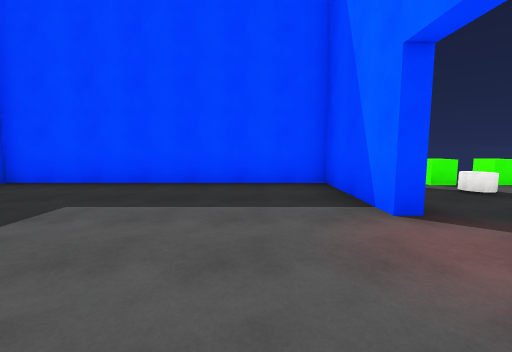
View 1 (above)

13 first-person views from a walk through a 3-D level made in the Unity game engine. The camera is 1.4 m above the floor, tilts 6° down and sees 90° across. The floor is counted in squares, 2 m on a side. Each view is taken from the middle of a square. On the plan, view 1 faces up. The plan holds only what a view shows up to about 9 squares ahead; the rest is blank. The place goes on beyond the plan. The player is left out. Door leaves are left out, so doorways stand open. Surface patterns are stand-ins for the level's own textures.

View 2
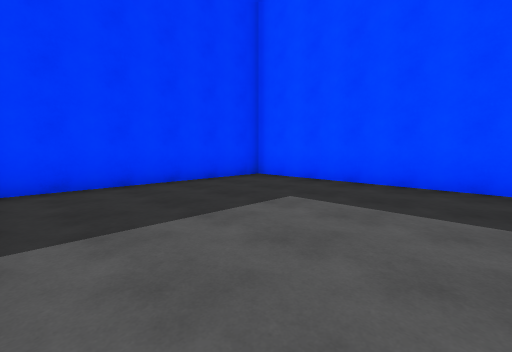

View 3
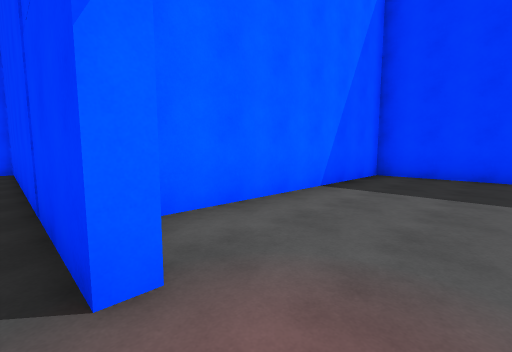

View 4
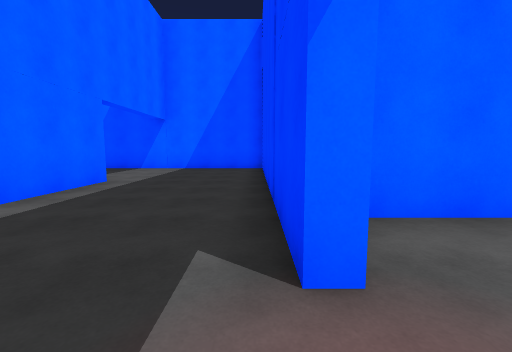

View 5
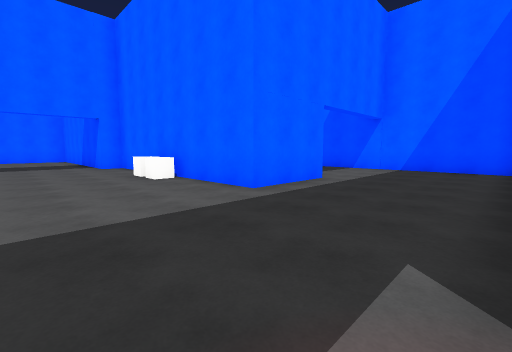

View 6
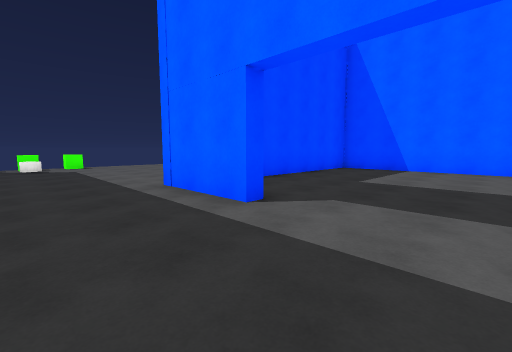

View 7
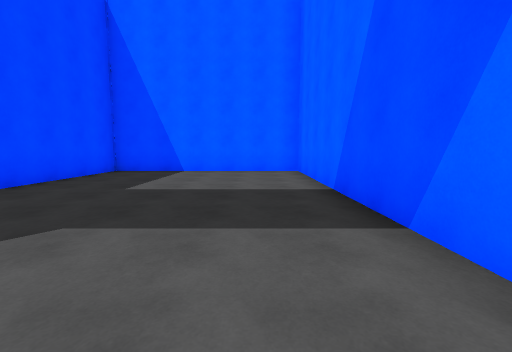

View 8
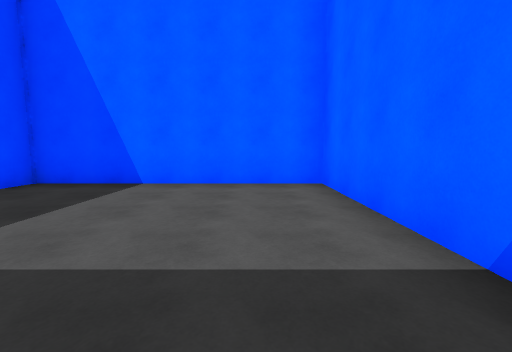

View 9
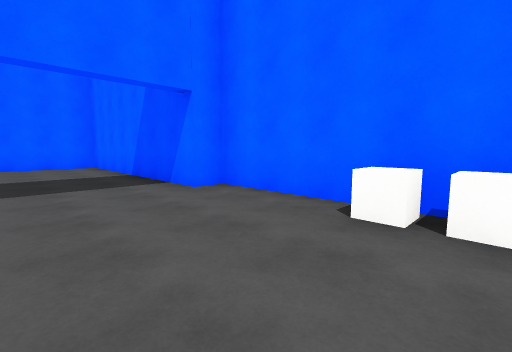

View 10
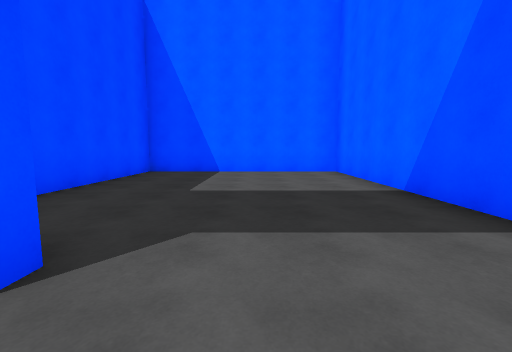

View 11
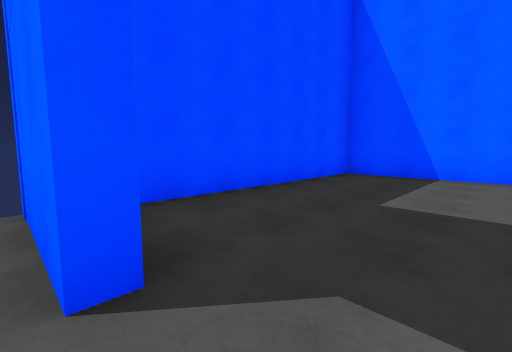

View 12
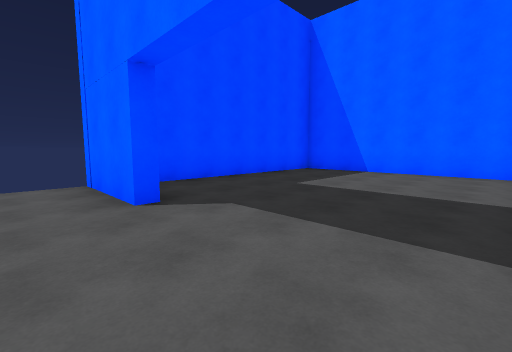

View 13
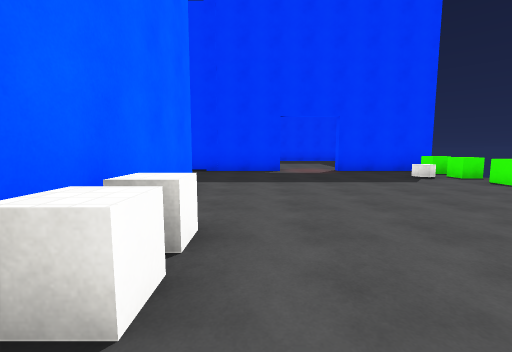

### Floor plan
Ten units are one square. View 1 is at (0, 0); x grows to the right and y downward. Boxes are objects, and circles mark ways between rooms. Rooms are numbered by the first view taken in them; rooms with no view inside come last. Other rooms are left out.
<svg viewBox="-57 -63 253 142">
<path fill="none" stroke="#000" d="M15 -26 15 -53 -52 -53 -52 6 9 6M53 36 53 12 122 12M14 -8 18 -8 18 74 55 74M122 -32 122 -58M18 -58 18 -26 15 -26M55 74 122 74 122 15 78 15M122 6 191 6 191 -53 131 -53"/>
<rect x="25" y="-55" width="10" height="10" fill="#bbb"><title>green cube</title></rect>
<rect x="35" y="-45" width="10" height="10" fill="#bbb"><title>cylinder</title></rect>
<rect x="35" y="-55" width="10" height="10" fill="#bbb"><title>green cube</title></rect>
<rect x="45" y="-55" width="10" height="10" fill="#bbb"><title>green cube</title></rect>
<circle cx="20" cy="-15" r="3" fill="#2a7"/>
<circle cx="55" cy="65" r="3" fill="#2a7"/>
<circle cx="60" cy="45" r="3" fill="#2a7"/>
<circle cx="120" cy="-25" r="3" fill="#2a7"/>
<circle cx="120" cy="-5" r="3" fill="#2a7"/>
<text x="-20" y="-30">1</text>
<text x="60" y="0">2</text>
<text x="90" y="40">3</text>
<text x="150" y="-30">4</text>
</svg>
Room 1 opens to room 2. Room 2 opens to room 3. Room 2 opens to room 4.

Where each view was taken, in squares from view 1:
view 1: 0 up, 0 right, facing up
view 2: 0 up, 0 right, facing up-left
view 3: 2 up, 2 right, facing down-left
view 4: 2 up, 2 right, facing down
view 5: 2 up, 2 right, facing down-right
view 6: 6 down, 3 right, facing up-right
view 7: 6 down, 4 right, facing right
view 8: 6 down, 7 right, facing right
view 9: 2 up, 8 right, facing down-right
view 10: 2 up, 11 right, facing right
view 11: 2 up, 12 right, facing up-right
view 12: 0 up, 11 right, facing up-right
view 13: 0 up, 10 right, facing left
